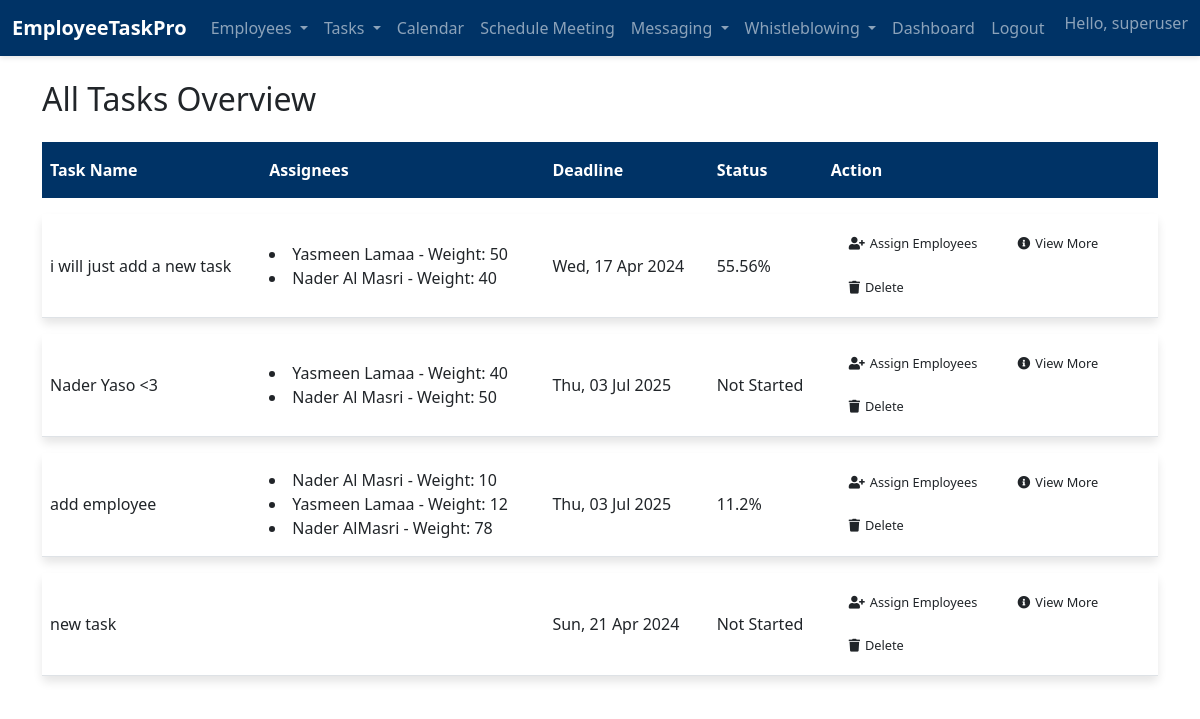
The app's page /emp/hr-tasks/ (signed in), older data.
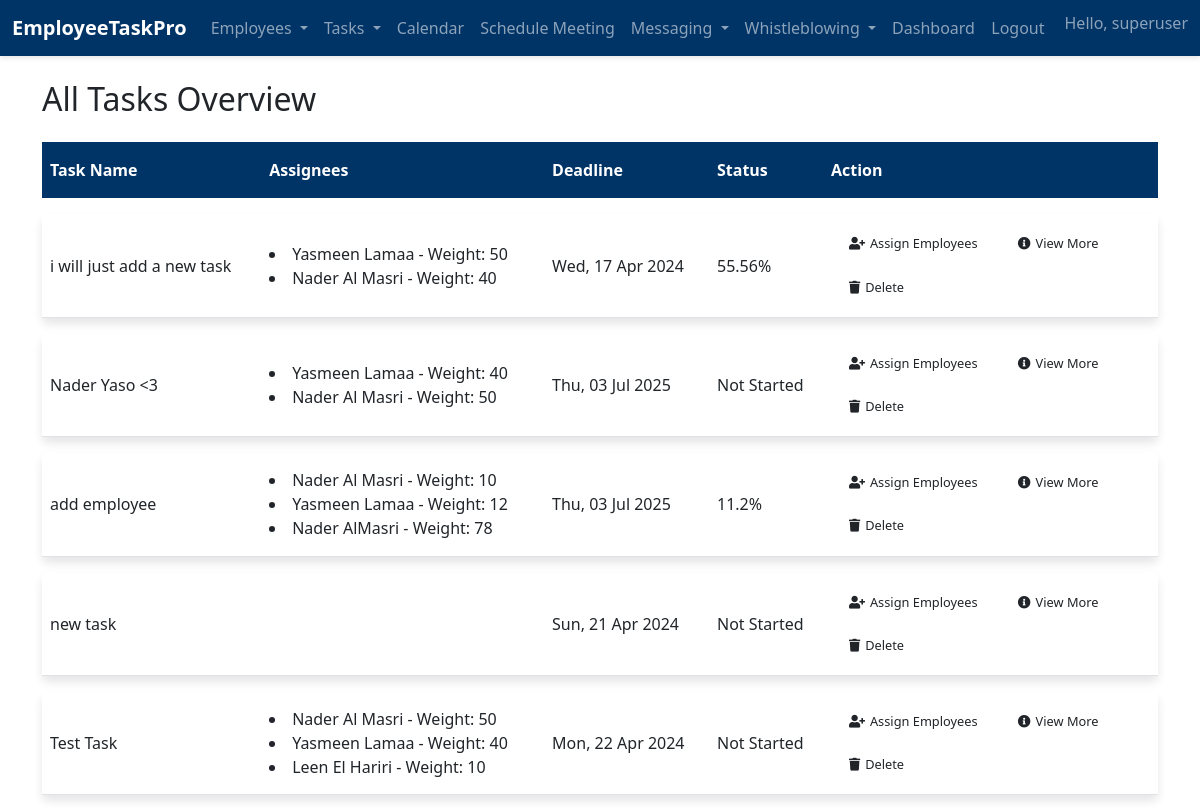
The same page, newer data.
### emp/models.py (models this page shows, shortened)
class Task(models.Model):
    title = models.CharField(max_length=200)
    description = models.TextField(blank=True, null=True)
    deadline = models.DateTimeField(null=True, blank=True)
    feedback = models.TextField(blank=True, null=True)
    urgency = models.CharField(
        max_length=50,
        choices=[('Low', 'Low'), ('Medium', 'Medium'), ('High', 'High')],
        default='Low'
    )
    status = models.CharField(
        max_length=50,
        choices=[('Not Started', 'Not Started'), ('In Progress', 'In Progress'), ('Completed', 'Completed')],
        default='Not Started'
    )
    progress_percentage = models.IntegerField(default=0, validators=[MinValueValidator(0), MaxValueValidator(100)],
                                              help_text='Progress percentage for tasks that are "In Progress"')
    date_created = models.DateTimeField(default=timezone.now)
    date_updated = models.DateTimeField(auto_now=True)

class TaskAssignee(models.Model):
    task = models.ForeignKey('Task', on_delete=models.CASCADE)
    emp = models.ForeignKey('Emp', on_delete=models.CASCADE)
    weight = models.IntegerField(help_text='Percentage of task responsibility')
    status = models.CharField(
        max_length=50,
        choices=[('Not Started', 'Not Started'), ('In Progress', 'In Progress'), ('Completed', 'Completed')],
        default='Not Started'
    )
    progress = models.IntegerField(default=0, help_text='Specific progress for tasks that are "In Progress"', validators=[MinValueValidator(0), MaxValueValidator(100)])
    class Meta:
        unique_together = ('task', 'emp')

class Emp(models.Model):
    firstname=models.CharField(max_length=200)
    fathername=models.CharField(max_length=200)
    lastname=models.CharField(max_length=200)
    gender = models.TextField(blank=True,null= True)
    dob = models.DateField(blank=True,null= True)
    emp_id=models.CharField(max_length=200)
    phone = models.CharField(max_length=20, null=True)
    email = models.EmailField(null=True)
    date_hired = models.DateField(default=timezone.now)
    salary = models.FloatField(default=0)
    date_added = models.DateTimeField(default=timezone.now)
    date_updated = models.DateTimeField(auto_now=True)
    address = models.CharField(max_length=100, null=True)
    status=models.BooleanField(default=True)
    department=models.CharField(max_length=200, null=True)
    user = models.OneToOneField(User, on_delete=models.CASCADE, null=True)

### emp/views.py (the view)
# urls.py: path('hr-tasks/', hr_task_overview, name='hr_task_overview'),
@login_required
def hr_task_overview(request):
    if not request.user.groups.filter(name='HR').exists():
        return redirect('emp:emp_home')  # Adjust the redirect as needed
    tasks = Task.objects.all().prefetch_related('taskassignee_set__emp')
    tasks_with_progress = []
    for task in tasks:
        if task.status == 'In Progress':
            total_weight = sum(assignee.weight for assignee in task.taskassignee_set.all())
            if total_weight > 0:
                weighted_progress = sum(
                    assignee.weight * assignee.progress for assignee in task.taskassignee_set.all()
                )
                progress_percentage = weighted_progress / total_weight
                task.progress_percentage=progress_percentage
                task.save()
                if progress_percentage==100:
                    task.status='Completed'
                    task.save()
            else:
                progress_percentage = 0
            task.progress_display = f"{round(progress_percentage,2)}%"
        else:
            task.progress_display = task.status  # Not in progress, show status directly
        tasks_with_progress.append(task)
    context = {'tasks': tasks_with_progress}
    return render(request, 'emp/hr_task_overview.html', context)

### emp/context_processors.py (called while the page is built)
def user_roles(request):
    is_hr_or_manager = request.user.groups.filter(name__in=['HR', 'Manager']).exists()
    is_employee = request.user.groups.filter(name='Employee').exists()
    return {
        'is_hr_or_manager': is_hr_or_manager,
        'is_employee': is_employee,
    }

### templates/emp/hr_task_overview.html (shortened to what this page needs)
{% load static %}
<!doctype html>
<html lang="en">
<head>
    <link href="https://cdn.jsdelivr.net/npm/bootstrap@5.2.2/dist/css/bootstrap.min.css"
          rel="stylesheet"
>
    <link rel="stylesheet" href="{% static 'css/hr_task_overview.css' %}">
    <link rel="stylesheet" href="https://cdnjs.cloudflare.com/ajax/libs/font-awesome/5.15.3/css/all.min.css">
</head>
<body>
{% include 'emp/navbar.html' %}
<div class="container my-4">
    <h2>All Tasks Overview</h2>
    <div class="table-responsive-custom">
    <table class="table">
        <thead>
            <tr>
                <th>Task Name</th>
                <th>Assignees</th>
                <th>Deadline</th>
                <th>Status</th>
                <th>Action</th>
            </tr>
        </thead>
        <tbody>
            {% for task in tasks %}
            <tr>
                <td>{{ task.title }}</td>
                <td>
                    {% for assignee in task.taskassignee_set.all %}
                        <li>{{ assignee.emp.firstname }} {{ assignee.emp.lastname }} - Weight: {{ assignee.weight }}</li>
                    {% endfor %}
                </td>
                <td>{{ task.deadline|date:"D, d M Y" }}</td>
                <td>{{ task.progress_display }}</td>
                <td>
                        <a href="{% url 'emp:assign_task' task.id %}" class="btn btn-assign btn-sm">
                            <i class="fa fa-user-plus"></i>Assign Employees
                        </a>
                        <a href="{% url 'emp:task_view_more' task.id %}" class="btn btn-view-more btn-sm">
                            <i class="fa fa-info-circle"></i>View More
                        </a>
                        <form action="{% url 'emp:delete_task' task.id %}" method="post" onsubmit="return confirm('Are you sure you want to delete this task?');">
                            <button type="submit" class="btn btn-delete btn-sm">
                                <i class="fa fa-trash"></i>Delete
                            </button>
                        </form>
                </td>
            </tr>
            {% empty %}
            <tr>
                <td colspan="6" class="text-center">No tasks available.</td>
            </tr>
            {% endfor %}
        </tbody>
    </table>
</div>
</div>
</body>
</html>

### templates/emp/navbar.html (shortened to what this page needs)
{% load static %}
<!DOCTYPE html>
<html lang="en">
<head>
    <link rel="stylesheet" href="{% static 'css/navbar.css' %}">
    <link href="https://cdn.jsdelivr.net/npm/bootstrap@5.3.0/dist/css/bootstrap.min.css" rel="stylesheet">
    <link rel="stylesheet" href="https://cdnjs.cloudflare.com/ajax/libs/font-awesome/5.15.4/css/all.min.css" />
</head>
<body>
    {% if request.user.is_authenticated %}
    <nav class="navbar navbar-expand-lg navbar-dark" style="background-color:  #003366">
        <div class="container-fluid">
            <a class="navbar-brand" href="/emp/">EmployeeTaskPro</a>
            <div class="collapse navbar-collapse" id="navbarSupportedContent">
                <ul class="navbar-nav me-auto mb-2 mb-lg-0">
                    {% if is_hr_or_manager %}
                    <li class="nav-item dropdown">
                        <a class="nav-link dropdown-toggle" href="#" id="navbarDropdownMenuLink" role="button" data-bs-toggle="dropdown" aria-expanded="false">
                            Employees
                        </a>
                    </li>
                    {% endif %}
                    <li class="nav-item dropdown">
                        <a class="nav-link dropdown-toggle" href="#" id="navbarDropdownTasks" role="button" data-bs-toggle="dropdown" aria-expanded="false">
                            Tasks
                        </a>
                    </li>
                    <li class="nav-item">
                        <a class="nav-link" href="/emp/calendar/">Calendar</a>
                    </li>
                    {% if is_hr_or_manager %}
                    <li class="nav-item">
                        <a class="nav-link" href="/emp/add-meeting/">Schedule Meeting</a>
                    </li>
                    {% endif %}
                    <li class="nav-item dropdown">
                        <a class="nav-link dropdown-toggle" href="#" id="navbarDropdownMessaging" role="button" data-bs-toggle="dropdown" aria-expanded="false">
                            Messaging
                        </a>
                    </li>
                    {% if request.user.is_authenticated %}
                    <li class="nav-item dropdown">
                        <a class="nav-link dropdown-toggle" href="#" id="navbarDropdownWhistleblowing" role="button" data-bs-toggle="dropdown" aria-expanded="false">
                            Whistleblowing
                        </a>
                    </li>
                    {% endif %}
                    <li class="nav-item">
                        <a class="nav-link" href="/emp/emp-dashboard/">Dashboard</a>
                    </li>
                </ul>
                <ul class="navbar-nav ms-auto mb-2 mb-lg-0">
                    {% if request.user.is_authenticated %}
                    <li class="nav-item">
                        <form action="{% url 'logout' %}" method="post">
                            <button type="submit" class="btn btn-link nav-link" style="padding: 0; border: none; background: none; margin-right: 20px;">Logout</button>
                        </form>
                    </li>
                    {% else %}
                    <li class="nav-item">
                    </li>
                    {% endif %}
                    <li class="nav-item">
                        <span class="navbar-text mr-3">
                        Hello, {{ request.user.username }}
                        </span>
                    </li>
                </ul>
            </div>
        </div>
    </nav>
{% endif %}
</body>
</html>

### static/css/hr_task_overview.css (style rules this page uses)
html, body { height: 100%; background-color: #f4f7f6; }
.container { max-width: 1140px; }
.table { background-color: white; border-collapse: separate; border-spacing: 0 1em; }
.table thead th { background-color: #003366; color: white; border: none; padding-top: 1em; padding-bottom: 1em; }
.table tbody tr { box-shadow: 0px 6px 10px rgba(0, 0, 0, 0.1); border-radius: 5px; }
.table tbody tr td { vertical-align: middle; }
.table .btn { font-size: 0.8em; padding: 0.375rem 0.75rem; }
.btn { margin: 5px; font-weight: normal; }
.btn-assign { background-color: #5cb85c; }
.btn-view-more { background-color: #5bc0de; }
.btn-delete { background-color: #d9534f; }
.btn i { margin-right: 5px; }

### static/css/navbar.css (style rules this page uses)
body { font-family: 'Arial', sans-serif; margin: 0; padding: 0; background: #f4f4f4; }
.navbar { box-shadow: 0 2px 5px rgba(0,0,0,0.1); font-size: 16px; }
.navbar-brand { font-weight: bold; }
.nav-link { transition: color 0.3s; }
.btn-link { transition: color 0.3s; }

Row changes from the older to the newer data that the page shows:
added Task: title "Test Task", deadline "Mon, 22 Apr 2024", progress_display "Not Started"
added TaskAssignee: emp.firstname "Nader", emp.lastname "Al Masri", weight "50", shown under "Test Task"
added TaskAssignee: emp.firstname "Yasmeen", emp.lastname "Lamaa", weight "40", shown under "Test Task"
added TaskAssignee: emp.firstname "Leen", emp.lastname "El Hariri", weight "10", shown under "Test Task"
